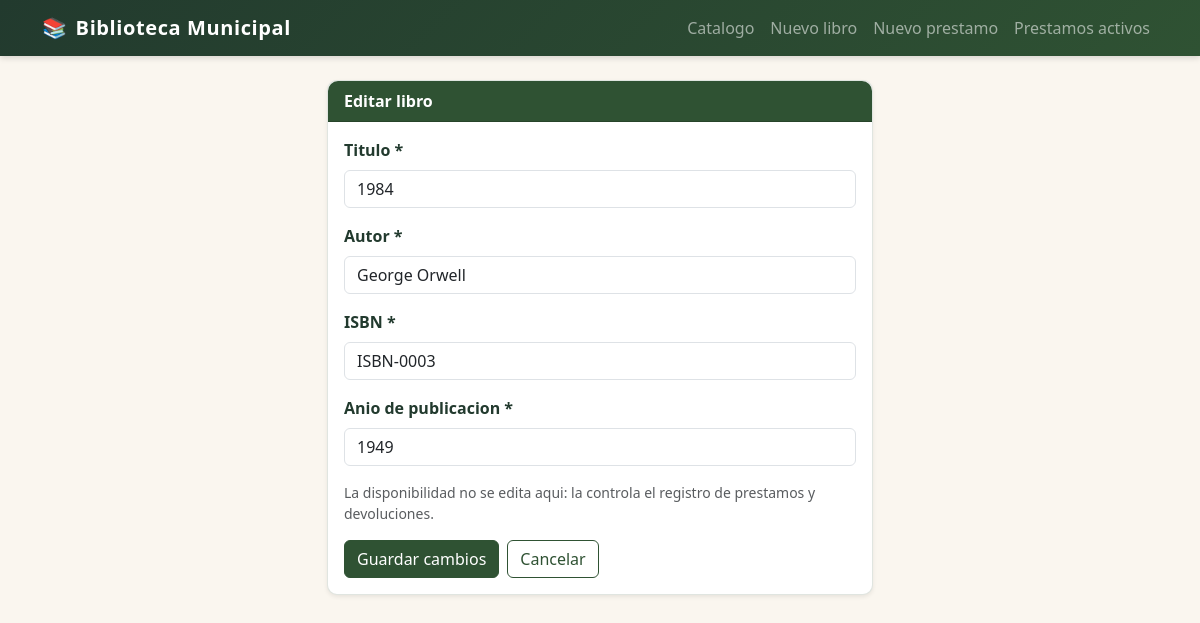
The page /index.php?accion=libros_editar&id=3 on the database its author committed.
### tables this page shows
CREATE TABLE libros (
    id                INT AUTO_INCREMENT PRIMARY KEY,
    titulo            VARCHAR(200) NOT NULL,
    autor             VARCHAR(150) NOT NULL,
    isbn              VARCHAR(20)  NOT NULL UNIQUE,
    anio_publicacion  YEAR         NOT NULL,
    disponible        BOOLEAN      NOT NULL DEFAULT TRUE
);

### controllers/libros_controller.php (called while the page is built, shortened)
<?php
require_once __DIR__ . '/../models/Libro.php';
function accion_libros_editar(Libro $libros): void {
    $id    = (int)($_GET['id'] ?? -1);
    $libro = $libros->porId($id);
    require __DIR__ . '/../views/layouts/header.php';
    require __DIR__ . '/../views/libros/editar.php';
    require __DIR__ . '/../views/layouts/footer.php';
}

### models/Libro.php (called while the page is built, shortened)
<?php
class Libro {
    private PDO $pdo;
    public function __construct(PDO $pdo) {
        $this->pdo = $pdo;
    }
    public function porId(int $id): ?array {
        $stmt = $this->pdo->prepare('SELECT * FROM libros WHERE id = ?');
        $stmt->execute([$id]);
        $libro = $stmt->fetch();
        return $libro ?: null;
    }
}

### views/libros/editar.php (the view, shortened to what this page needs)
<div class="row justify-content-center">
    <div class="col-12 col-lg-6">
        <div class="card shadow-sm">
            <div class="card-header bg-primary text-white fw-bold">Editar libro</div>
            <div class="card-body">
                <form method="POST" action="index.php?accion=libros_actualizar">
                    <div class="mb-3">
                        <label class="form-label">Titulo *</label>
                        <input type="text" class="form-control" name="titulo" required
                               value="<?= htmlspecialchars($libro['titulo']) ?>">
                    </div>
                    <div class="mb-3">
                        <label class="form-label">Autor *</label>
                        <input type="text" class="form-control" name="autor" required
                               value="<?= htmlspecialchars($libro['autor']) ?>">
                    </div>
                    <div class="mb-3">
                        <label class="form-label">ISBN *</label>
                        <input type="text" class="form-control" name="isbn" required
                               value="<?= htmlspecialchars($libro['isbn']) ?>">
                    </div>
                    <div class="mb-3">
                        <label class="form-label">Anio de publicacion *</label>
                        <input type="number" class="form-control" name="anio_publicacion" required
                               min="1901" max="2155"
                               value="<?= htmlspecialchars((string) $libro['anio_publicacion']) ?>">
                    </div>
                    <p class="text-muted small">
                        La disponibilidad no se edita aqui: la controla el registro de prestamos y devoluciones.
                    </p>
                    <div class="d-flex gap-2">
                        <button type="submit" class="btn btn-primary">Guardar cambios</button>
                        <a href="index.php" class="btn btn-outline-secondary">Cancelar</a>
                    </div>
                </form>
            </div>
        </div>
    </div>
</div>

### css/estilos.css (style rules this page uses)
:root { --verde-oscuro: #223a2e; --verde: #2f5233; --dorado: #b08d57; --papel: #faf6ef; --texto: #2c2620; }
body { background-color: var(--papel); color: var(--texto); }
.card { border: 1px solid rgba(47, 82, 51, 0.15); border-radius: 10px; transition: transform 0.15s ease, box-shadow 0.15s ease; }
.card-header { border-radius: 10px 10px 0 0 !important; }
.bg-primary, .card-header.bg-primary { background-color: var(--verde) !important; }
.btn-primary { background-color: var(--verde); border-color: var(--verde); }
.btn-outline-secondary { color: var(--verde); border-color: var(--verde); }
.form-label { font-weight: 600; color: var(--verde-oscuro); }

### rows shown on the page
libros: titulo "1984", autor "George Orwell", isbn "ISBN-0003", anio_publicacion "1949"
